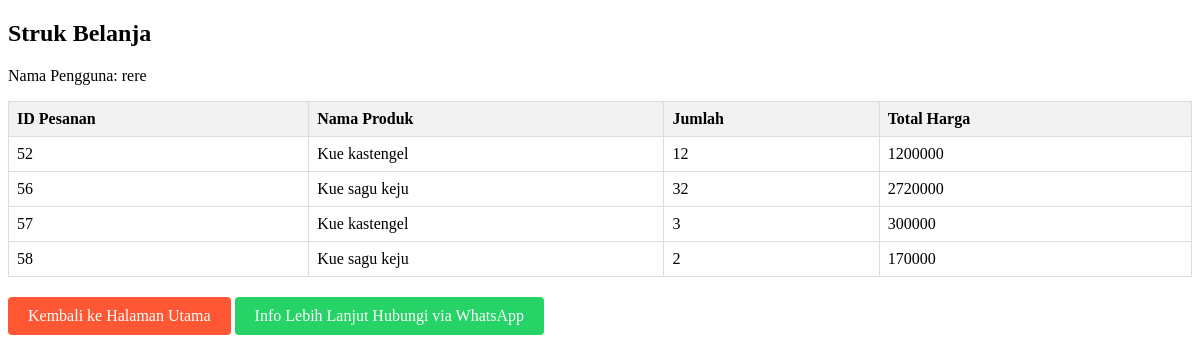
Screenshot of /struk.php (signed in) with the database file from the repository.
### tables this page shows
CREATE TABLE `orders` (
  `order_id` int(11) NOT NULL,
  `user_id` int(11) NOT NULL,
  `product_id` int(11) NOT NULL,
  `quantity` int(11) NOT NULL,
  `total_price` int(11) NOT NULL
);

CREATE TABLE `products` (
  `product_id` int(11) NOT NULL,
  `name` varchar(100) NOT NULL,
  `image` varchar(1000) NOT NULL,
  `price` int(11) NOT NULL
);

### struk.php (the view, shortened to what this page needs)
<?php
require 'database.php';
$username = mysqli_real_escape_string($conn, $_SESSION["username"]);
$query = "SELECT user_id FROM users WHERE username = '$username'";
$result = mysqli_query($conn, $query);
$user_id = null;
if ($result && mysqli_num_rows($result) > 0) {
    $row = mysqli_fetch_assoc($result);
    $user_id = $row['user_id'];
} else {
    echo "Tidak ada data pengguna yang ditemukan.";
    exit;
}
$order_query = "SELECT orders.order_id, products.name AS product_name, orders.quantity, orders.total_price
                FROM orders
                JOIN products ON orders.product_id = products.product_id
                WHERE orders.user_id = $user_id";
$order_result = mysqli_query($conn, $order_query);
?>
<!DOCTYPE html>
<html lang="en">
<head>
</head>
<body>
    <h2>Struk Belanja</h2>
    <p>Nama Pengguna: <?= htmlspecialchars($username) ?></p>
    <table>
        <thead>
            <tr>
                <th>ID Pesanan</th>
                <th>Nama Produk</th>
                <th>Jumlah</th>
                <th>Total Harga</th>
            </tr>
        </thead>
        <tbody>
            <?php
            if (mysqli_num_rows($order_result) > 0) {
                while ($row = mysqli_fetch_assoc($order_result)) {
                    echo "<tr>
                            <td>" . htmlspecialchars($row["order_id"]) . "</td>
                            <td>" . htmlspecialchars($row["product_name"]) . "</td>
                            <td>" . htmlspecialchars($row["quantity"]) . "</td>
                            <td>" . htmlspecialchars($row["total_price"]) . "</td>
                          </tr>";
                }
            } else {
                echo "<tr><td colspan='4'>Tidak ada pesanan ditemukan</td></tr>";
            }
            ?>
        </tbody>
    </table>
    <div class="button-container">
        <a href="halaman.php" class="button">Kembali ke Halaman Utama</a>
        <a href="https://wa.me/6281335535596" class="wa-button">Info Lebih Lanjut Hubungi via WhatsApp</a>
    </div>
</body>
</html>

### struk.php (style rules this page uses)
table { width: 100%; border-collapse: collapse; }
th, td { border: 1px solid #ddd; padding: 8px; text-align: left; }
th { background-color: #f2f2f2; }
.button-container { margin-top: 20px; }
.button { background-color: #FF5733; color: white; padding: 10px 20px; text-align: center; text-decoration: none; display: inline-block; border-radius: 4px; cursor: pointer; }
.wa-button { background-color: #25D366; color: white; padding: 10px 20px; text-align: center; text-decoration: none; display: inline-block; border-radius: 4px; cursor: pointer; }

### rows the page displays
orders: order_id "52", product.name "Kue kastengel", quantity "12", total_price "1200000"
orders: order_id "56", product.name "Kue sagu keju", quantity "32", total_price "2720000"
orders: order_id "57", product.name "Kue kastengel", quantity "3", total_price "300000"
orders: order_id "58", product.name "Kue sagu keju", quantity "2", total_price "170000"

### other values shown
$username "rere"
